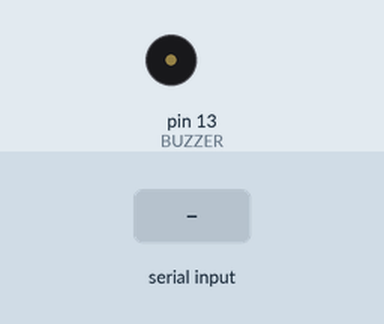
Simulated run of this sketch. Board: Arduino Uno, built with avr-gcc and run on an emulated ATmega328P. Parts: buzzer (waves = sounding). The inputs (shaded band) are chosen by the test bench.

Above: at 1.2 s.
1.3 s: "1" received over Serial
At 1.4 s:
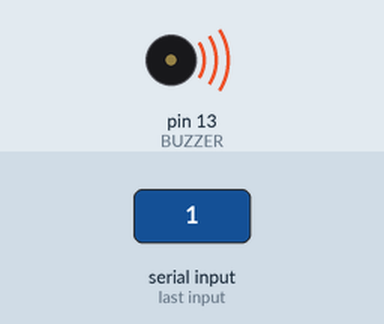
Timing chart, 0 to 4.3 s (numbered marks = the images above; inputs shaded):
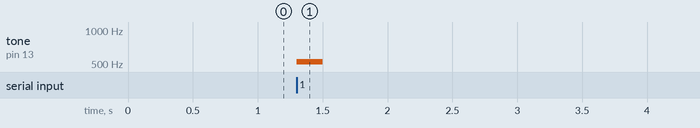

The sketch:

piezo.ino
```cpp
const int BUZZER = 13;

// Precise Standard Piano Frequencies
const int NOTE_C5 = 523; // C5
const int NOTE_D5 = 587; // D5
const int NOTE_E5 = 659; // E5
const int NOTE_F5 = 698; // F5
const int NOTE_G5 = 784; // G5
const int NOTE_A5 = 880; // A5 (Corrected from 880 Hz standard octave scaling)
const int NOTE_B5 = 988; // B5 (Added: missing 7th note of the scale)
const int NOTE_C6 = 1047; // C6

void setup() {
  pinMode(BUZZER, OUTPUT);
  noTone(BUZZER);
  Serial.begin(9600);
}

void loop() {
  if (Serial.available() > 0) {
    char key = Serial.read();

    int note = 0;
    switch (key) {
      case '1': note = NOTE_C5; break;
      case '2': note = NOTE_D5; break;
      case '3': note = NOTE_E5; break;
      case '4': note = NOTE_F5; break;
      case '5': note = NOTE_G5; break;
      case '6': note = NOTE_A5; break;
      case '7': note = NOTE_B5; break; // Corrected to B5 for a proper scale
      case '8': note = NOTE_C6; break; // Added '8' for the full octave C6
    }

    if (note > 0) {
      tone(BUZZER, note);
      delay(200);     // Reduced slightly for more responsive piano feel
      noTone(BUZZER); // Silence between notes
    }
  }
}
```

Measured:
- after the input at 1.3 s, tone on pin 13 (BUZZER): silent → 523 Hz at once, → silent 0.20 s later
